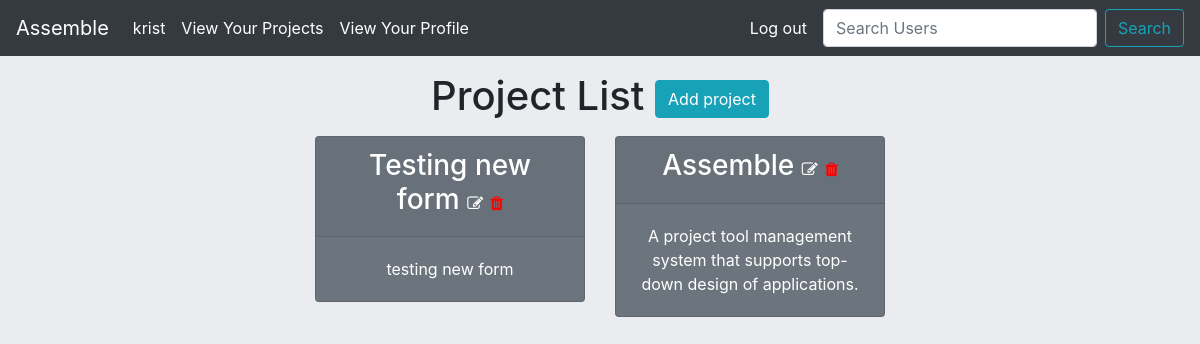
Page /home/project-list/ (signed in) on the earlier database version.
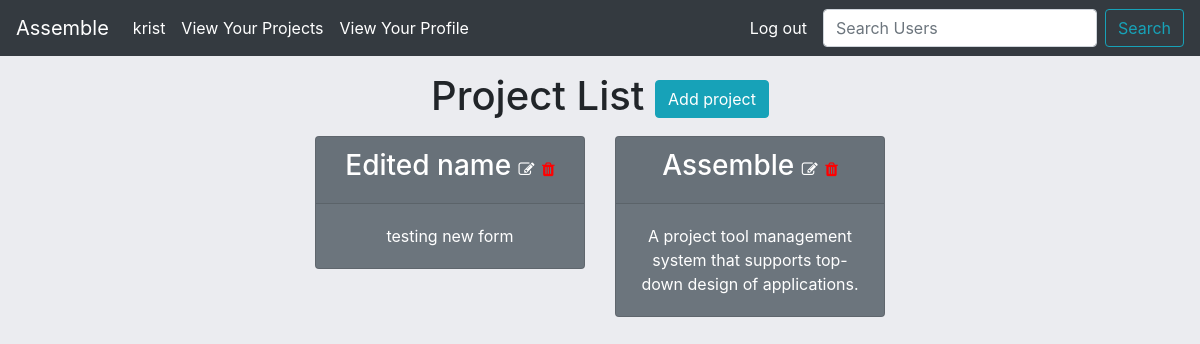
Same page on the later database version.
### assemble/models.py (models this page shows, shortened)
class Project(models.Model):
    name = models.CharField(max_length=60)
    description = models.TextField(max_length=400)
    user = models.ManyToManyField('Profile',blank=True)
    owner = models.ForeignKey('Profile',blank=True,on_delete=models.CASCADE,related_name="creator")
    slug = models.SlugField(max_length=100,unique=True,blank=True,null=True)
    completed= models.BooleanField(default=False)

### assemble/views.py (the view)
# urls.py: path('project-list/',ProjectList.as_view(),name="project-list"),
class ProjectList(LoginRequiredMixin,ListView):
    model = Project
    def get_queryset(self):
        is_me = Profile.objects.get(user=self.request.user)
        return Project.objects.filter(user=is_me)

### templates/assemble/project_list.html
{% extends 'assemble/base.html' %}
{% block content %}
<div class="text-center my-3">
    <h1>Project List <a class="btn btn-info" href="{% url 'project-create' %}">Add project</a></h1>
</div>
<div class="text-center">
    <div class="row justify-content-center">
        {% for project in project_list %}
            <div class="col-sm-3 col-md-3">
                    <div class="card text-white bg-secondary mb-3" style="max-width: 18rem;">
                        <div class="card-header">
                            <h3>
                                <a class="text-white" style="text-decoration:none;" href="{% url 'project-detail' project.slug %}">{{ project.name }}</a>
                                {% if project.owner.user == request.user %}
                                    <a href="{% url 'edit-project' project.id %}"><span style="color:white;font-size:1rem;"><i class="fa fa-edit"></i></span></a>
                                    <a href="{% url 'delete-project' project.id %}"><span style="color:red;font-size:1rem;"><i class="fa fa-trash"></i></span></a>
                                {% endif %}
                            </h3>
                        </div>
                        <div class="card-body">
                            <p class="card-text">{{project.description}}</p>
                        </div>
                    </div>
            </div>
        {% endfor %}
    </div>
</div>
{% endblock content %}

Differences in the rows shown:
changed Project "testing new form": name "Testing new form" → "Edited name"
